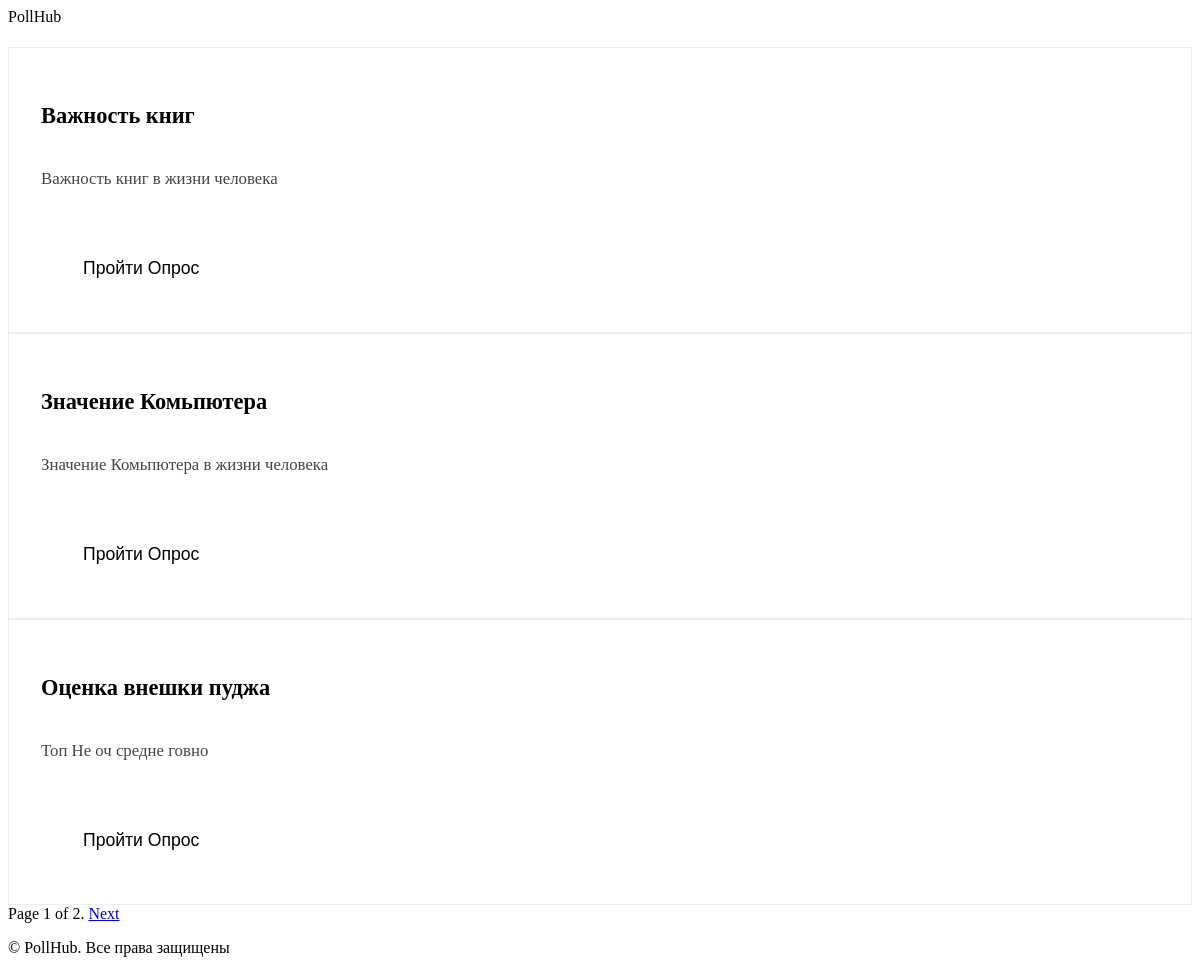
Screenshot of /survey/ with the database file from the repository.
### survey/models.py (models this page shows, shortened)
class Survey(models.Model):
    title = models.CharField(max_length=100)
    content = models.TextField()
    slug = models.SlugField(max_length=100)
    publish = models.DateTimeField(default=timezone.now)
    class Meta:
        ordering = ['-publish']

### survey/views.py (the view)
# urls.py: 2. Add a URL to urlpatterns:  path('', views.home, name='home')
def home(request):
    survey = Survey.objects.all()
    paginator = Paginator(survey, 3)
    page = request.GET.get('page')
    try:
        survey = paginator.page(page)
    except PageNotAnInteger:
        survey = paginator.page(1)
    return render(request, 'survey/home.html', {'survey': survey})

### survey/templates/survey/home.html (shortened to what this page needs)
{% extends 'base.html' %}
{% block survey %}
    {% for surv in survey %}
        <article class="survey-card">
            <h3>{{ surv.title }}</h3>
            <p>{{ surv.content }}</p>
                <a href="{% url 'survey:list_survey' surv.slug %}">
                    <button class="poll-btn">
                    Пройти Опрос
                    </button>
                </a>
        </article>
    {% empty %}
        <p>Нет доступных опросов</p>
    {% endfor %}
        {% include 'pagination.html' with page=survey %}
{% endblock %}

### survey/templates/base.html (shortened to what this page needs)
{% load static %}
<!DOCTYPE html>
<html lang="ru" data-theme="light">
<head>
    <link href=" {% static 'css/style.css' %}" rel="stylesheet">
</head>
<body>
    <header class="poll-header">
        <div class="poll-logo">
            <span>PollHub</span>
        </div>
    </header>
    <main class="poll-container">
        <div class="poll-grid">
            {% block survey %}
            {% endblock %}
        </div>
    </main>
    <footer class="poll-footer">
        <p>&copy; {{ current_year }} PollHub. Все права защищены</p>
    </footer>
</body>
</html>

### survey/templates/pagination.html (shortened to what this page needs)
<div class="pagination">
    <span class="step_links">
        <span class="current">
          Page {{ page.number }} of {{ page.paginator.num_pages }}.
        </span>
        {% if page.has_next %}
            <a href="?page={{ page.next_page_number }}">Next</a>
        {% endif %}
    </span>
</div>

### survey/static/css/style.css (style rules this page uses)
:root { --btn-padding: 1.2rem 2.5rem; --card-padding: 2rem; --card-min-height: 220px; }
.poll-btn { padding: var(--btn-padding); font-size: 1.1rem; position: relative; overflow: hidden; transition: all 0.4s cubic-bezier(0.25, 0.8, 0.25, 1); background: linear-gradient(135deg, var(--primary) 0%, #1E3D6B 100%); border: 2px solid rgba(255,255,255,0.1); }
.poll-btn::after { content: ''; position: absolute; top: 0; left: -100%; width: 100%; height: 100%; background: linear-gradient( 120deg, transparent, rgba(255,255,255,0.2), transparent ); transition: 0.6s; }
.survey-card { padding: var(--card-padding); min-height: var(--card-min-height); display: flex; flex-direction: column; justify-content: space-between; border: 1px solid rgba(42,92,170,0.1); transition: box-shadow 0.3s ease; }
.survey-card h3 { font-size: 1.4rem; margin-bottom: 1.2rem; color: var(--primary); }
.survey-card p { line-height: 1.7; margin-bottom: 2rem; flex-grow: 1; color: #444; font-size: 1.05rem; }
.poll-grid { grid-template-columns: repeat(auto-fill, minmax(350px, 1fr)); gap: 2rem; }

### rows the page displays
Survey: title "Важность книг", content "Важность книг в жизни человека"
Survey: title "Значение Комьпютера", content "Значение Комьпютера в жизни человека"
Survey: title "Оценка внешки пуджа", content "Топ Не оч средне говно"

### other values shown
{{ page.number }} "1"
{{ page.paginator.num_pages }} "2"
